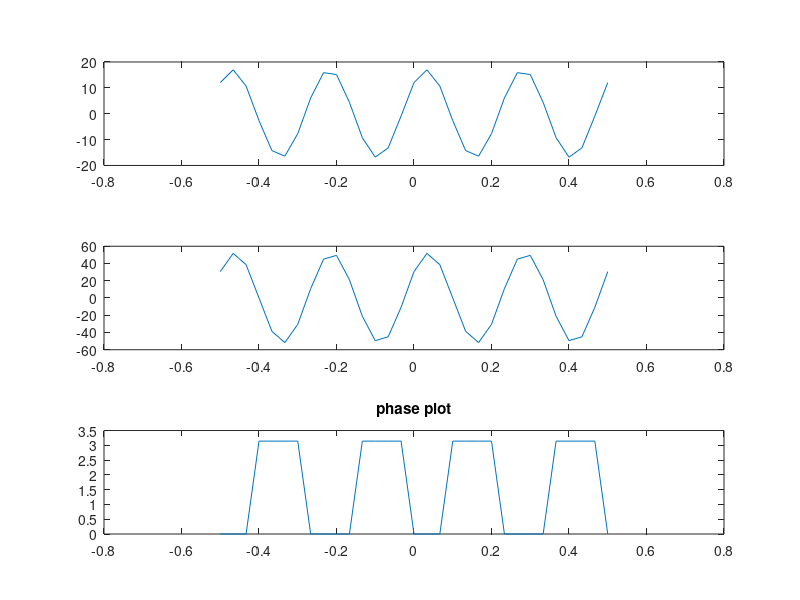

Write MATLAB code to recreate this figure.
A=1;
B=7;
C=3;
D=4;
E=4;
F=6;
G=5;
H=2;
A1=17;
A2= 52;
j1=0.785;
j2=0.942;
t=-0.5:1/30:0.5;
x1= A1*cos(2*pi*3446*t+j1);
x2= A2*cos(2*pi*3446*t+j2);
plot(t,angle(x1)),title("phase plot")
plot(t,abs(x1)),title("amplitude plot")
plot(t,angle(x2)),title("phase plot")
plot(t,abs(x2)),title("amplitude plot")
subplot(3,1,1),plot(t,x1)
subplot(3,1,2),plot(t,x2)
x3= x2+x1;
subplot(3,1,3),plot(t,x3)
plot(t,abs (x1)),title('amplitude plot')
plot(t,angle(x3)),title('phase plot')









